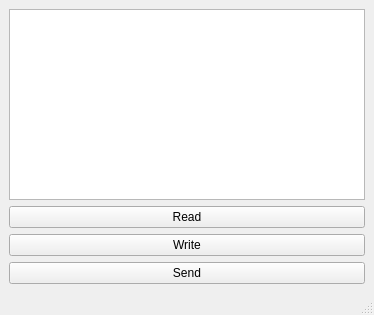
<?xml version="1.0" encoding="UTF-8"?>
<ui version="4.0">
 <class>MainWindow</class>
 <widget class="QMainWindow" name="MainWindow">
  <property name="geometry">
   <rect>
    <x>0</x>
    <y>0</y>
    <width>374</width>
    <height>315</height>
   </rect>
  </property>
  <property name="windowTitle">
   <string>MainWindow</string>
  </property>
  <widget class="QWidget" name="centralwidget">
   <layout class="QVBoxLayout" name="verticalLayout">
    <item>
     <widget class="QPlainTextEdit" name="plainTextEdit"/>
    </item>
    <item>
     <widget class="QPushButton" name="pushButton_3">
      <property name="text">
       <string>Read</string>
      </property>
     </widget>
    </item>
    <item>
     <widget class="QPushButton" name="pushButton_2">
      <property name="text">
       <string>Write</string>
      </property>
     </widget>
    </item>
    <item>
     <widget class="QPushButton" name="pushButton">
      <property name="text">
       <string>Send</string>
      </property>
     </widget>
    </item>
   </layout>
  </widget>
  <widget class="QMenuBar" name="menubar">
   <property name="geometry">
    <rect>
     <x>0</x>
     <y>0</y>
     <width>374</width>
     <height>21</height>
    </rect>
   </property>
  </widget>
  <widget class="QStatusBar" name="statusbar"/>
 </widget>
 <resources/>
 <connections/>
</ui>
